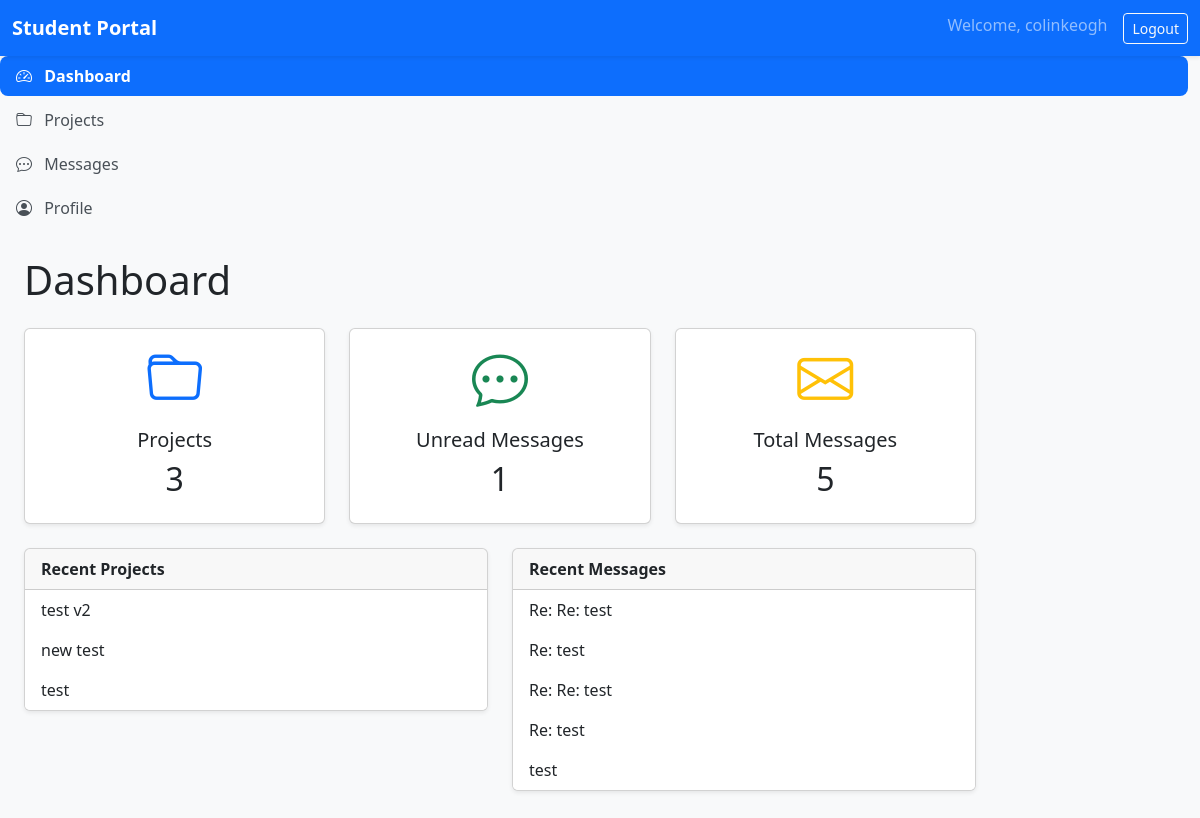
The app's page / (signed in), older data.
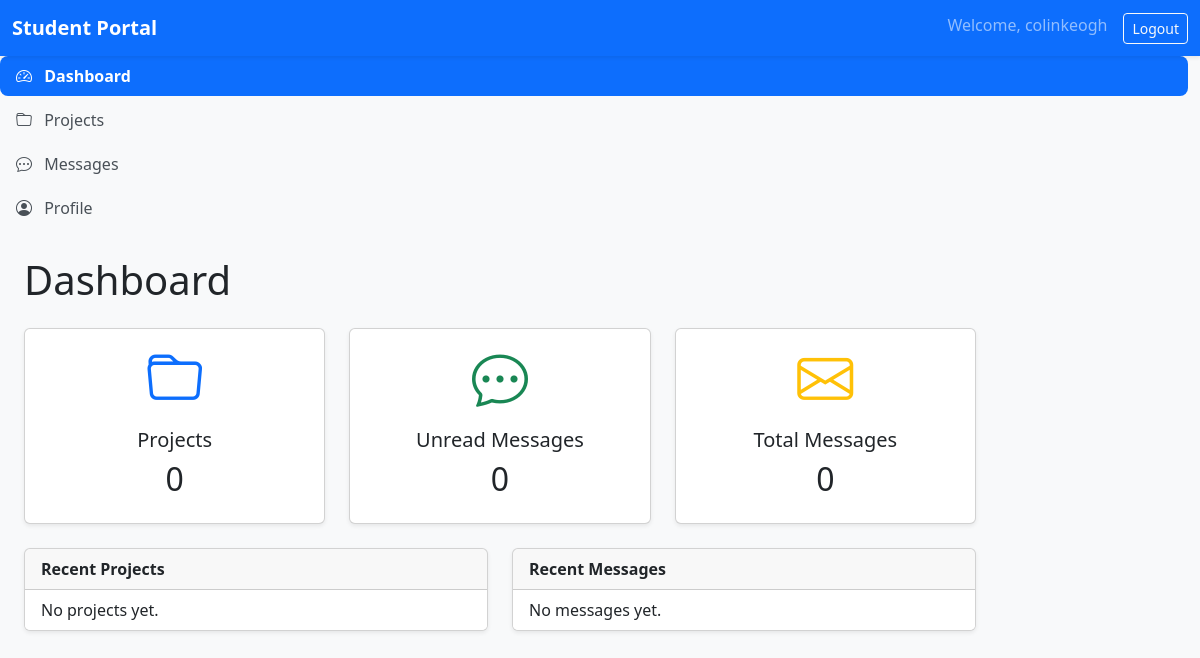
The same page, newer data.
### projects/models.py (models this page shows, shortened)
class Project(models.Model):
    class Status(models.TextChoices):
        PLANNING = 'PL', "Planning"
        ACTIVE = "AC", "Active"
        COMPLETED = "CO", "Completed"
    title = models.CharField(max_length=200)
    description = models.TextField(
        blank=True
    )
    owner = models.ForeignKey(
        settings.AUTH_USER_MODEL,
        on_delete=models.CASCADE,
        related_name="owned_projects",
    )
    status = models.CharField(
        max_length=2,
        choices=Status.choices,
        default=Status.PLANNING,
    )
    deadline = models.DateField(
        null=True,
        blank=True,
    )
    created_at = models.DateTimeField(
        auto_now_add=True,
    )
    class Meta:
        ordering = ["-created_at"]

### messaging/models.py (models this page shows, shortened)
class Message(models.Model):
    sender = models.ForeignKey(
        settings.AUTH_USER_MODEL,
        on_delete=models.CASCADE,
        related_name="sent_messages",
    )
    recipient = models.ForeignKey(
        settings.AUTH_USER_MODEL,
        on_delete=models.CASCADE,
        related_name="received_messages",
    )
    subject = models.CharField(max_length=200)
    body = models.TextField()
    sent_at = models.DateTimeField(auto_now_add=True)
    is_read = models.BooleanField(default=False)
    class Meta:
        ordering = ["-sent_at"]

### dashboard/views.py (the view)
# urls.py: path("", views.home, name="home"),
@login_required
def home(request):
    project_count = Project.objects.filter(
        owner=request.user,
    ).count()
    unread_messages = Message.objects.filter(
        recipient=request.user,
        is_read=False,
    ).count()
    total_messages = Message.objects.filter(
        recipient=request.user,
    ).count()
    recent_projects = Project.objects.filter(
        owner=request.user,
    ).order_by("-created_at")[:5]
    recent_messages = Message.objects.filter(
        recipient=request.user,
    ).order_by("-sent_at")[:5]
    context = {
        "project_count": project_count,
        "unread_messages": unread_messages,
        "total_messages": total_messages,
        "recent_projects": recent_projects,
        "recent_messages": recent_messages,
    }
    return render(
        request,
        "dashboard/home.html",
        context,
    )

### dashboard/templates/dashboard/home.html (shortened to what this page needs)
{% extends "base.html" %}
{% block content %}
<h1 class="mb-4">
    Dashboard
</h1>
<div class="row">
    <div class="col-md-4 mb-4">
        <a href="{% url 'projects:list' %}" class="text-decoration-none">
            <div class="card shadow-sm h-100">
                <div class="card-body text-center">
                    <i class="bi bi-folder display-4 text-primary"></i>
                    <h5 class="mt-3">
                        Projects
                    </h5>
                    <h2>{{ project_count }}</h2>
                </div>
            </div>
        </a>
    </div>
    <div class="col-md-4 mb-4">
        <a href="{% url 'messaging:inbox' %}" class="text-decoration-none">
            <div class="card shadow-sm h-100">
                <div class="card-body text-center">
                    <i class="bi bi-chat-dots display-4 text-success"></i>
                    <h5 class="mt-3">
                        Unread Messages
                    </h5>
                    <h2>{{ unread_messages }}</h2>
                </div>
            </div>
        </a>
    </div>
    <div class="col-md-4 mb-4">
        <a href="{% url 'messaging:inbox' %}" class="text-decoration-none">
            <div class="card shadow-sm h-100">
                <div class="card-body text-center">
                    <i class="bi bi-envelope display-4 text-warning"></i>
                    <h5 class="mt-3">
                        Total Messages
                    </h5>
                    <h2>{{ total_messages }}</h2>
                </div>
            </div>
        </a>
    </div>
</div>
<div class="row">
    <div class="col-lg-6">
        <div class="card shadow-sm mb-4">
            <div class="card-header">
                <strong>Recent Projects</strong>
            </div>
            <div class="list-group list-group-flush">
                {% for project in recent_projects %}
                    <a
                        href="{% url 'projects:detail' project.pk %}"
                        class="list-group-item list-group-item-action">
                        {{ project.title }}
                    </a>
                {% empty %}
                    <div class="list-group-item">
                        No projects yet.
                    </div>
                {% endfor %}
            </div>
        </div>
    </div>
    <div class="col-lg-6">
        <div class="card shadow-sm mb-4">
            <div class="card-header">
                <strong>Recent Messages</strong>
            </div>
            <div class="list-group list-group-flush">
                {% for message in recent_messages %}
                    <a
                        href="{% url 'messaging:detail' message.pk %}"
                        class="list-group-item list-group-item-action">
                        {{ message.subject }}
                    </a>
                {% empty %}
                    <div class="list-group-item">
                        No messages yet.
                    </div>
                {% endfor %}
            </div>
        </div>
    </div>
</div>
{% endblock %}

Row changes from the older to the newer data that the page shows:
removed Project: title "test v2"
removed Project: title "new test"
removed Project: title "test"
removed Message: subject "Re: Re: test"
removed Message: subject "Re: test"
removed Message: subject "Re: Re: test"
removed Message: subject "Re: test"
removed Message: subject "test"
Text that changed along with them:
{{ project_count }}: "3" → "0"
{{ unread_messages }}: "1" → "0"
{{ total_messages }}: "5" → "0"
text now shown: "No projects yet. No messages yet."
